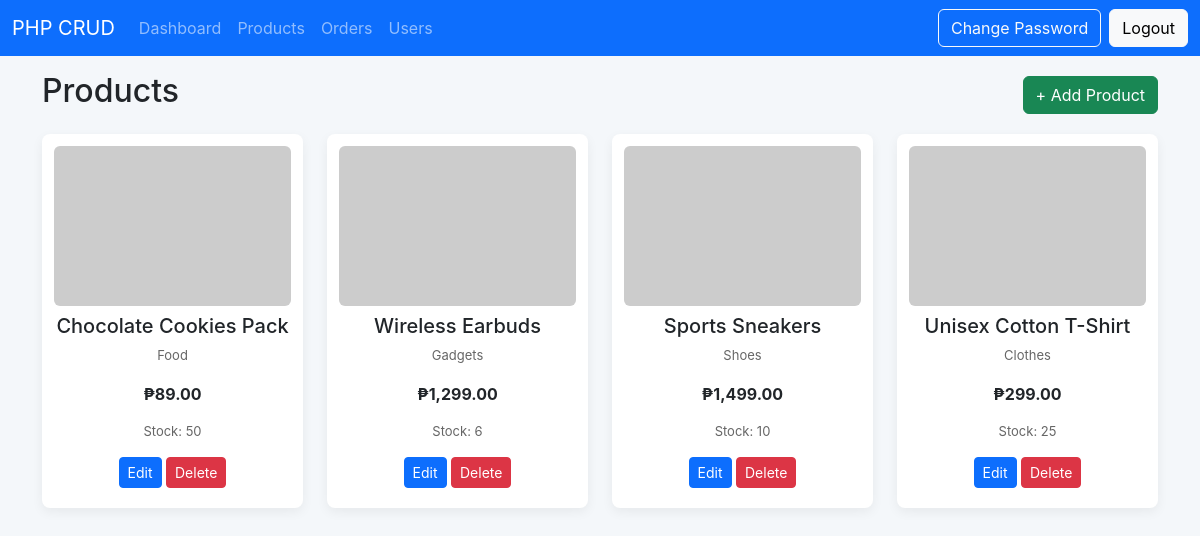
The page /products.php (signed in) on the database its author committed.
### tables this page shows
CREATE TABLE IF NOT EXISTS products (
  id INT AUTO_INCREMENT PRIMARY KEY,
  name VARCHAR(200) NOT NULL,
  category VARCHAR(80) DEFAULT '',
  price DECIMAL(10,2) DEFAULT 0.00,
  stock INT DEFAULT 0,
  image VARCHAR(255) DEFAULT NULL
);

### products.php (the view, shortened to what this page needs)
<?php
require_once 'config.php';
$res = $conn->query("SELECT * FROM products ORDER BY id DESC");
?>
<!doctype html>
<html>
<head>
  <link href="https://cdn.jsdelivr.net/npm/bootstrap@5.3.0/dist/css/bootstrap.min.css" rel="stylesheet">
  <link rel="stylesheet" href="style.css">
</head>
<body>
<?php include 'navbar.php'; ?>
<div class="container">
  <div class="d-flex justify-content-between align-items-center">
    <h2 class="mt-3">Products</h2>
    <a class="btn btn-success mt-3" href="product_add.php">+ Add Product</a>
  </div>
  <div class="row mt-3">
    <?php while($p = $res->fetch_assoc()): ?>
      <div class="col-md-3">
        <div class="product-card mb-3">
          <?php if ($p['image'] && file_exists('uploads/'.$p['image'])): ?>
            <img src="uploads/<?=htmlspecialchars($p['image'])?>" alt="">
          <?php else: ?>
            <img src="https://via.placeholder.com/300x160?text=No+Image" alt="">
          <?php endif; ?>
          <h5 class="mt-2"><?=htmlspecialchars($p['name'])?></h5>
          <p class="small-muted"><?=htmlspecialchars($p['category'])?></p>
          <p><strong>₱<?=number_format($p['price'],2)?></strong></p>
          <p class="small-muted">Stock: <?=intval($p['stock'])?></p>
          <div class="mb-2">
            <a class="btn btn-sm btn-primary" href="product_edit.php?id=<?=$p['id']?>">Edit</a>
            <a class="btn btn-sm btn-danger" href="product_delete.php?id=<?=$p['id']?>" onclick="return confirm('Delete?')">Delete</a>
          </div>
        </div>
      </div>
    <?php endwhile; ?>
  </div>
</div>
</body>
</html>

### navbar.php (shortened to what this page needs)
<nav class="navbar navbar-expand-lg navbar-dark bg-primary">
  <div class="container-fluid">
    <a class="navbar-brand" href="index.php">PHP CRUD</a>
    <div class="collapse navbar-collapse" id="navmenu">
      <ul class="navbar-nav me-auto mb-2 mb-lg-0">
        <li class="nav-item"><a class="nav-link" href="admin.php">Dashboard</a></li>
        <li class="nav-item"><a class="nav-link" href="products.php">Products</a></li>
        <li class="nav-item"><a class="nav-link" href="orders.php">Orders</a></li>
        <li class="nav-item"><a class="nav-link" href="users.php">Users</a></li>
      </ul>
      <div class="d-flex">
        <a class="btn btn-outline-light me-2" href="changepassword.php">Change Password</a>
        <a class="btn btn-light" href="logout.php">Logout</a>
      </div>
    </div>
  </div>
</nav>

### style.css (style rules this page uses)
body { background:#f4f7fa; font-family: Inter, system-ui, Arial, sans-serif; }
.product-card { border-radius:8px; padding:12px; background:#fff; box-shadow:0 4px 12px rgba(0,0,0,0.06); text-align:center; }
.product-card img { width:100%; height:160px; object-fit:cover; border-radius:6px; }
.small-muted { font-size:13px; color:#666; }

### rows shown on the page
products: name "Chocolate Cookies Pack", category "Food", price "89.00", stock "50"
products: name "Wireless Earbuds", category "Gadgets", price "1,299.00", stock "6"
products: name "Sports Sneakers", category "Shoes", price "1,499.00", stock "10"
products: name "Unisex Cotton T-Shirt", category "Clothes", price "299.00", stock "25"
